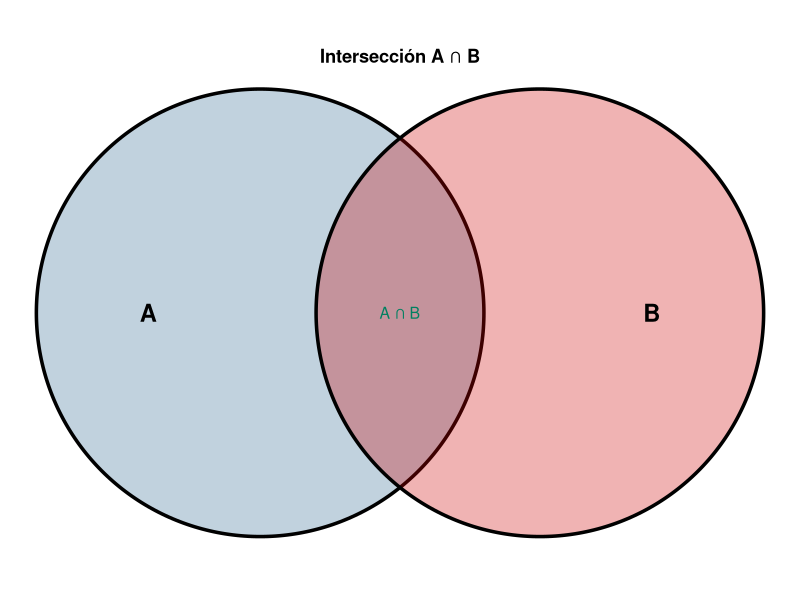
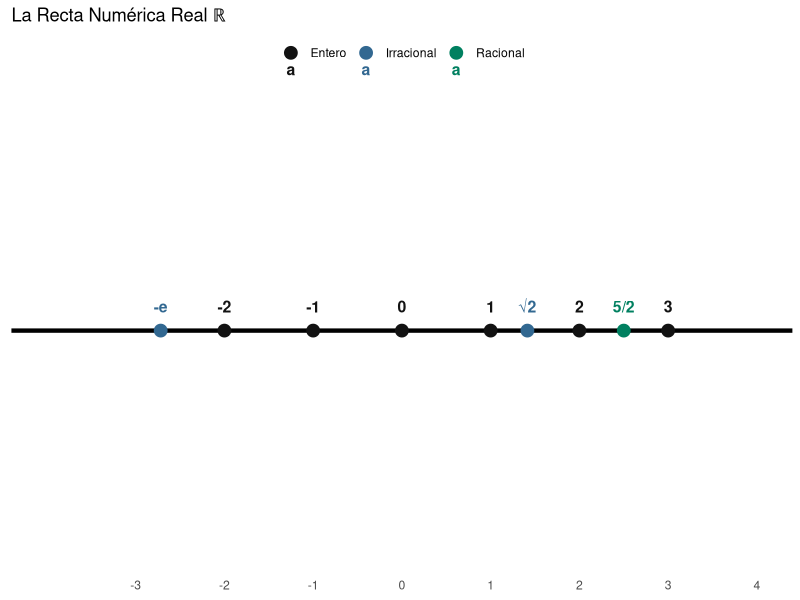
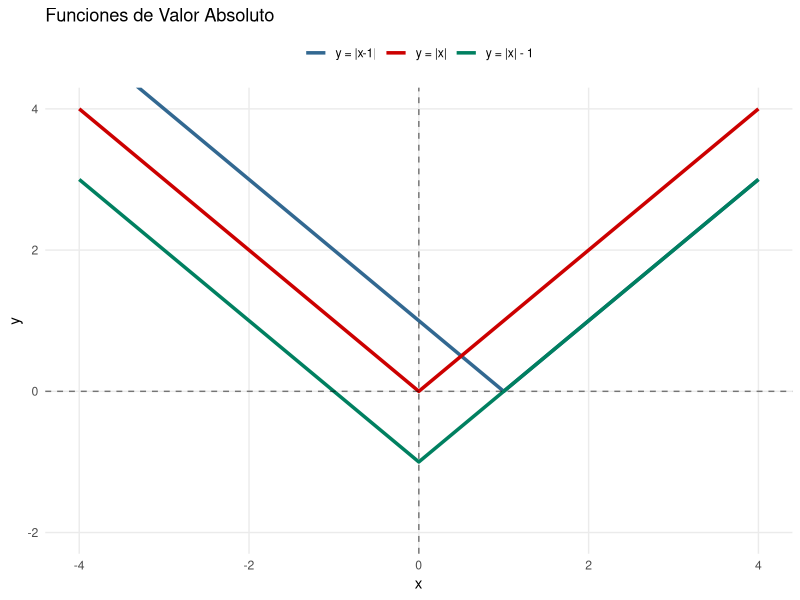
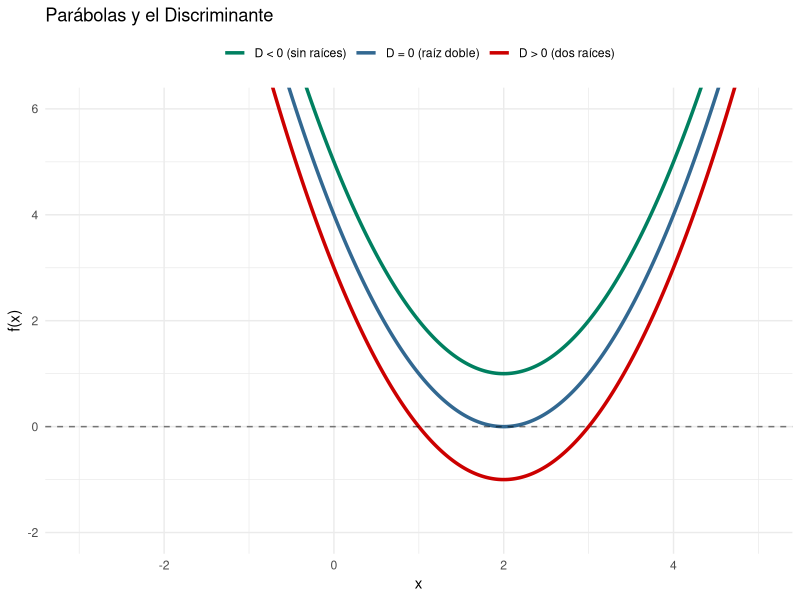
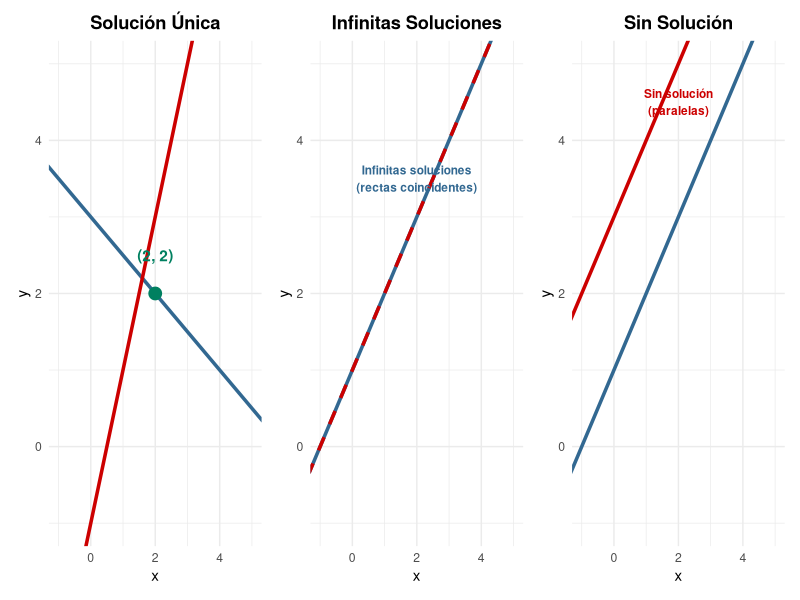
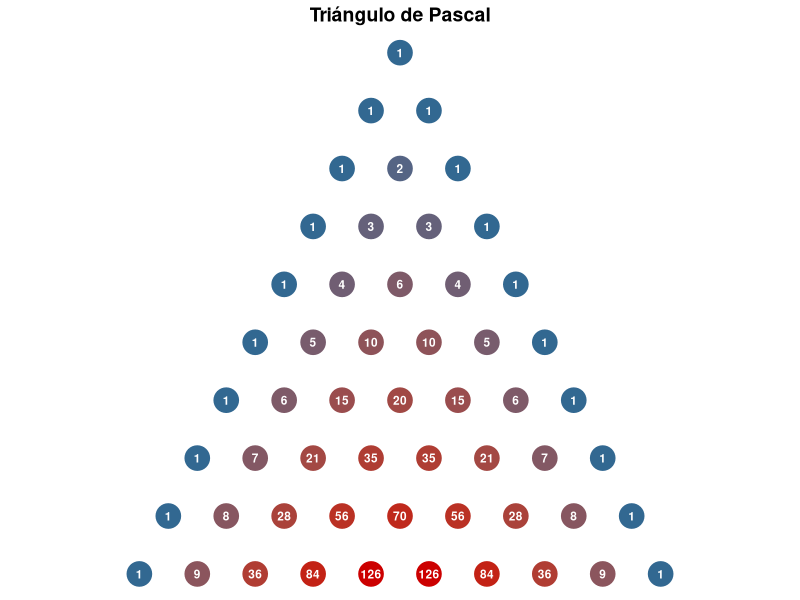
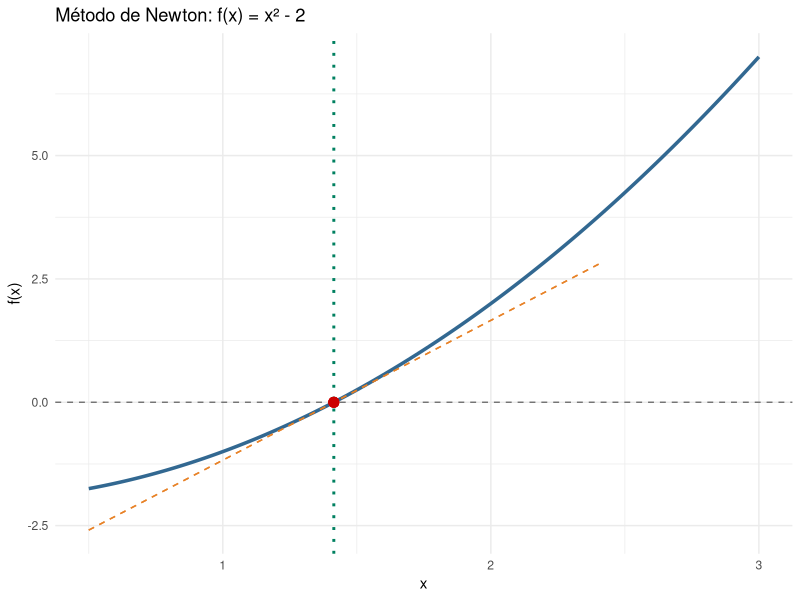
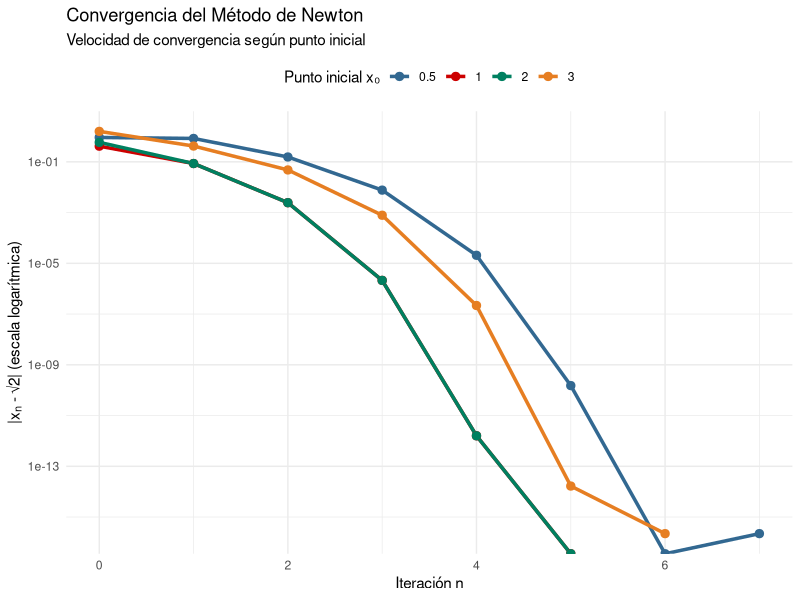

Source code (R) for these figures, in order:
## ---- chunk 1
#| echo: true
#| warning: false
#| fig-cap: "Diagrama de Venn: Intersección de conjuntos A y B"
#| fig-width: 6
#| fig-height: 4

library(ggplot2)
library(ggforce)

# Crear datos para los círculos
circulos <- data.frame(
  x = c(0, 1.5),
  y = c(0, 0),
  r = c(1.2, 1.2),
  conjunto = c("A", "B")
)

ggplot() +
  geom_circle(data = circulos, aes(x0 = x, y0 = y, r = r, fill = conjunto), 
              alpha = 0.3, color = "black", size = 1.2) +
  scale_fill_manual(values = c("A" = "#326891", "B" = "#cc0000")) +
  annotate("text", x = -0.6, y = 0, label = "A", size = 6, fontface = "bold") +
  annotate("text", x = 2.1, y = 0, label = "B", size = 6, fontface = "bold") +
  annotate("text", x = 0.75, y = 0, label = "A ∩ B", size = 4, color = "#008060") +
  coord_fixed() +
  theme_void() +
  theme(legend.position = "none",
        plot.title = element_text(hjust = 0.5, face = "bold")) +
  labs(title = "Intersección A ∩ B")
## ---- chunk 2
#| echo: true
#| fig-cap: "La recta numérica real con ejemplos de diferentes tipos"
#| fig-width: 8
#| fig-height: 3

library(ggplot2)

# Crear la recta numérica
datos_puntos <- data.frame(
  x = c(-2.718, -2, -1, 0, 1, 1.414, 2, 2.5, 3),
  y = rep(0, 9),
  etiqueta = c("-e", "-2", "-1", "0", "1", "√2", "2", "5/2", "3"),
  tipo = c("Irracional", "Entero", "Entero", "Entero", "Entero", 
           "Irracional", "Entero", "Racional", "Entero")
)

ggplot(datos_puntos, aes(x = x, y = y)) +
  geom_hline(yintercept = 0, size = 1.5, arrow = arrow(length = unit(0.3, "cm"))) +
  geom_point(aes(color = tipo), size = 4) +
  geom_text(aes(label = etiqueta, color = tipo), vjust = -1.5, size = 4, fontface = "bold") +
  scale_color_manual(values = c("Entero" = "#121212", 
                                "Racional" = "#008060",
                                "Irracional" = "#326891")) +
  scale_x_continuous(breaks = -3:4, limits = c(-4, 4)) +
  theme_minimal() +
  theme(axis.title = element_blank(),
        axis.text.y = element_blank(),
        axis.ticks.y = element_blank(),
        panel.grid = element_blank(),
        legend.position = "top",
        legend.title = element_blank()) +
  labs(title = "La Recta Numérica Real ℝ")
## ---- chunk 3
#| echo: true
#| fig-cap: "Gráficas de funciones con valor absoluto"
#| fig-width: 7
#| fig-height: 5

library(ggplot2)

x <- seq(-4, 4, by = 0.01)
datos <- data.frame(
  x = rep(x, 3),
  y = c(abs(x), abs(x - 1), abs(x) - 1),
  funcion = rep(c("y = |x|", "y = |x-1|", "y = |x| - 1"), each = length(x))
)

ggplot(datos, aes(x = x, y = y, color = funcion)) +
  geom_line(size = 1.2) +
  geom_hline(yintercept = 0, linetype = "dashed", alpha = 0.5) +
  geom_vline(xintercept = 0, linetype = "dashed", alpha = 0.5) +
  scale_color_manual(values = c("#326891", "#cc0000", "#008060")) +
  theme_minimal() +
  theme(legend.position = "top",
        legend.title = element_blank(),
        panel.grid.minor = element_blank()) +
  labs(x = "x", y = "y",
       title = "Funciones de Valor Absoluto") +
  coord_cartesian(ylim = c(-2, 4))
## ---- chunk 4
#| echo: true
#| fig-cap: "Comportamiento de funciones cuadráticas según el discriminante"
#| fig-width: 8
#| fig-height: 5

library(ggplot2)

x <- seq(-3, 5, by = 0.01)

datos <- data.frame(
  x = rep(x, 3),
  y = c(
    x^2 - 4*x + 3,     # D > 0: dos raíces
    x^2 - 4*x + 4,     # D = 0: raíz doble
    x^2 - 4*x + 5      # D < 0: sin raíces
  ),
  caso = rep(c("D > 0 (dos raíces)", "D = 0 (raíz doble)", "D < 0 (sin raíces)"), 
             each = length(x))
)

ggplot(datos, aes(x = x, y = y, color = caso)) +
  geom_line(size = 1.2) +
  geom_hline(yintercept = 0, linetype = "dashed", alpha = 0.5) +
  scale_color_manual(values = c("#008060", "#326891", "#cc0000")) +
  theme_minimal() +
  theme(legend.position = "top",
        legend.title = element_blank()) +
  labs(x = "x", y = "f(x)",
       title = "Parábolas y el Discriminante") +
  coord_cartesian(ylim = c(-2, 6))
## ---- chunk 5
#| echo: true
#| label: ejemplo-gauss
#| warning: false

# Ejemplo: Resolver sistema 3x3 usando eliminación de Gauss
# Sistema:
#   x + 2y +  z = 9
#  2x -  y + 3z = 8
#  3x + 2y + 4z = 15

# Matriz ampliada
A_ampliada <- matrix(c(
  1,  2,  1,  9,
  2, -1,  3,  8,
  3,  2,  4, 15
), nrow = 3, byrow = TRUE)

cat("Matriz ampliada inicial (A|c):\n")
print(A_ampliada)

# Paso 1: Eliminar x en filas 2 y 3
A_ampliada[2,] <- A_ampliada[2,] - 2 * A_ampliada[1,]
A_ampliada[3,] <- A_ampliada[3,] - 3 * A_ampliada[1,]

cat("\nDespués de eliminar x en filas 2 y 3:\n")
print(A_ampliada)

# Paso 2: Eliminar y en fila 3
A_ampliada[3,] <- A_ampliada[3,] - (A_ampliada[3,2] / A_ampliada[2,2]) * A_ampliada[2,]

cat("\nForma escalonada (trapezoidal):\n")
print(A_ampliada)

# Paso 3: Sustitución regresiva
z <- A_ampliada[3,4] / A_ampliada[3,3]
y <- (A_ampliada[2,4] - A_ampliada[2,3] * z) / A_ampliada[2,2]
x <- (A_ampliada[1,4] - A_ampliada[1,3] * z - A_ampliada[1,2] * y) / A_ampliada[1,1]

cat("\nSolución del sistema:\n")
cat(sprintf("x = %.4f\n", x))
cat(sprintf("y = %.4f\n", y))
cat(sprintf("z = %.4f\n", z))
## ---- chunk 6
#| echo: true
#| fig-cap: "Visualización de sistemas 2x2: único, infinitos y sin solución"
#| fig-width: 10
#| fig-height: 4
#| warning: false

library(ggplot2)
library(patchwork)

x <- seq(-2, 5, by = 0.01)

# Sistema con solución única
p1 <- ggplot() +
  geom_abline(slope = -1/2, intercept = 3, color = "#326891", size = 1.2) +
  geom_abline(slope = 2, intercept = -1, color = "#cc0000", size = 1.2) +
  geom_point(aes(x = 2, y = 2), size = 4, color = "#008060") +
  annotate("text", x = 2, y = 2.5, label = "(2, 2)", color = "#008060", fontface = "bold") +
  coord_cartesian(xlim = c(-1, 5), ylim = c(-1, 5)) +
  theme_minimal() +
  labs(title = "Solución Única", x = "x", y = "y") +
  theme(plot.title = element_text(face = "bold", hjust = 0.5))

# Sistema con infinitas soluciones (rectas coincidentes)
p2 <- ggplot() +
  geom_abline(slope = 1, intercept = 1, color = "#326891", size = 1.2) +
  geom_abline(slope = 1, intercept = 1, color = "#cc0000", size = 1.2, linetype = "dashed") +
  annotate("text", x = 2, y = 3.5, label = "Infinitas soluciones\n(rectas coincidentes)", 
           color = "#326891", fontface = "bold", size = 3) +
  coord_cartesian(xlim = c(-1, 5), ylim = c(-1, 5)) +
  theme_minimal() +
  labs(title = "Infinitas Soluciones", x = "x", y = "y") +
  theme(plot.title = element_text(face = "bold", hjust = 0.5))

# Sistema sin solución (rectas paralelas)
p3 <- ggplot() +
  geom_abline(slope = 1, intercept = 1, color = "#326891", size = 1.2) +
  geom_abline(slope = 1, intercept = 3, color = "#cc0000", size = 1.2) +
  annotate("text", x = 2, y = 4.5, label = "Sin solución\n(paralelas)", 
           color = "#cc0000", fontface = "bold", size = 3) +
  coord_cartesian(xlim = c(-1, 5), ylim = c(-1, 5)) +
  theme_minimal() +
  labs(title = "Sin Solución", x = "x", y = "y") +
  theme(plot.title = element_text(face = "bold", hjust = 0.5))

p1 + p2 + p3
## ---- chunk 7
#| echo: true
#| label: cramer-example

# Ejemplo con Regla de Cramer
# Sistema: 2x + 3y = 8
#          x - y = -1

A <- matrix(c(2, 3, 1, -1), nrow = 2, byrow = TRUE)
c_vec <- c(8, -1)

cat("Sistema de ecuaciones:\n")
cat("2x + 3y = 8\n")
cat(" x -  y = -1\n\n")

# Determinante de A
det_A <- det(A)
cat(sprintf("det(A) = %.0f\n\n", det_A))

# A1: reemplazar primera columna con c
A1 <- A
A1[,1] <- c_vec
det_A1 <- det(A1)

# A2: reemplazar segunda columna con c
A2 <- A
A2[,2] <- c_vec
det_A2 <- det(A2)

# Soluciones
x <- det_A1 / det_A
y <- det_A2 / det_A

cat(sprintf("x = det(A1)/det(A) = %.0f/%.0f = %.0f\n", det_A1, det_A, x))
cat(sprintf("y = det(A2)/det(A) = %.0f/%.0f = %.0f\n", det_A2, det_A, y))
## ---- chunk 8
#| echo: true
#| label: circuito-kirchhoff

# Resolver circuito eléctrico
# Valores: R1 = 2Ω, R2 = 3Ω, R3 = 4Ω, U = 12V

R1 <- 2
R2 <- 3
R3 <- 4
U <- 12

# Matriz de coeficientes
A_circuito <- matrix(c(
  1, -1, -1,
  R1, R2, 0,
  0, R2, -R3
), nrow = 3, byrow = TRUE)

c_circuito <- c(0, U, 0)

cat("Sistema del circuito eléctrico:\n")
cat(sprintf("I1 - I2 - I3 = 0\n"))
cat(sprintf("%.0f*I1 + %.0f*I2 = %.0f\n", R1, R2, U))
cat(sprintf("%.0f*I2 - %.0f*I3 = 0\n\n", R2, R3))

# Resolver usando solve()
corrientes <- solve(A_circuito, c_circuito)

cat("Corrientes del circuito:\n")
cat(sprintf("I1 = %.4f A\n", corrientes[1]))
cat(sprintf("I2 = %.4f A\n", corrientes[2]))
cat(sprintf("I3 = %.4f A\n", corrientes[3]))

# Verificación
cat("\nVerificación de las ecuaciones:\n")
cat(sprintf("I1 - I2 - I3 = %.6f (≈ 0) ✓\n", 
            corrientes[1] - corrientes[2] - corrientes[3]))
cat(sprintf("R1*I1 + R2*I2 = %.4f (= %.0f) ✓\n", 
            R1*corrientes[1] + R2*corrientes[2], U))
cat(sprintf("R2*I2 - R3*I3 = %.6f (≈ 0) ✓\n", 
            R2*corrientes[2] - R3*corrientes[3]))
## ---- chunk 9
#| echo: true
#| label: triangulo-pascal
#| fig-cap: "Triángulo de Pascal (primeras 10 filas)"
#| fig-width: 8
#| fig-height: 6

library(ggplot2)

# Función para calcular coeficientes binomiales
generar_pascal <- function(n_filas) {
  triangulo <- list()
  for (n in 0:(n_filas-1)) {
    fila <- sapply(0:n, function(k) choose(n, k))
    triangulo[[n+1]] <- fila
  }
  return(triangulo)
}

# Generar triángulo
n_filas <- 10
triangulo <- generar_pascal(n_filas)

# Crear datos para visualización
datos_pascal <- data.frame()
for (n in 0:(n_filas-1)) {
  fila <- triangulo[[n+1]]
  for (k in 0:n) {
    datos_pascal <- rbind(datos_pascal, data.frame(
      x = k - n/2,
      y = -n,
      valor = fila[k+1],
      n = n,
      k = k
    ))
  }
}

# Visualizar
ggplot(datos_pascal, aes(x = x, y = y)) +
  geom_point(aes(color = log10(valor + 1)), size = 8) +
  geom_text(aes(label = valor), color = "white", fontface = "bold", size = 3) +
  scale_color_gradient(low = "#326891", high = "#cc0000") +
  theme_void() +
  theme(legend.position = "none",
        plot.title = element_text(hjust = 0.5, face = "bold", size = 14)) +
  labs(title = "Triángulo de Pascal") +
  coord_fixed()
## ---- chunk 10
#| echo: true
#| label: binomio-expansion

# Función para expandir (a + b)^n simbólicamente
expandir_binomio <- function(n) {
  coef <- choose(n, 0:n)
  cat(sprintf("(a + b)^%d = ", n))
  
  terminos <- character()
  for (k in 0:n) {
    # Coeficiente
    if (coef[k+1] == 1 && k > 0 && k < n) {
      coef_str <- ""
    } else if (coef[k+1] == 1) {
      coef_str <- if (k == 0 || k == n) "1" else ""
    } else {
      coef_str <- as.character(coef[k+1])
    }
    
    # Potencia de a
    pot_a <- n - k
    a_str <- if (pot_a == 0) "" else if (pot_a == 1) "a" else sprintf("a^%d", pot_a)
    
    # Potencia de b
    pot_b <- k
    b_str <- if (pot_b == 0) "" else if (pot_b == 1) "b" else sprintf("b^%d", pot_b)
    
    # Combinar
    termino <- paste0(coef_str, a_str, b_str)
    if (termino == "") termino <- "1"
    terminos <- c(terminos, termino)
  }
  
  cat(paste(terminos, collapse = " + "), "\n\n")
}

# Ejemplos
for (n in 2:6) {
  expandir_binomio(n)
}
## ---- chunk 11
#| echo: true
#| label: metodo-newton
#| fig-cap: "Convergencia del Método de Newton para f(x) = x² - 2"
#| fig-width: 8
#| fig-height: 6

library(ggplot2)

# Función y su derivada
f <- function(x) x^2 - 2
f_prima <- function(x) 2*x

# Método de Newton
newton <- function(x0, f, f_prima, tol = 1e-10, max_iter = 20) {
  x <- x0
  iteraciones <- data.frame(n = 0, x = x0, fx = f(x0))
  
  for (i in 1:max_iter) {
    x_nuevo <- x - f(x) / f_prima(x)
    iteraciones <- rbind(iteraciones, data.frame(
      n = i, 
      x = x_nuevo, 
      fx = f(x_nuevo)
    ))
    
    if (abs(x_nuevo - x) < tol) break
    x <- x_nuevo
  }
  
  return(iteraciones)
}

# Ejecutar Newton con x0 = 2
resultado <- newton(x0 = 2, f, f_prima)

cat("Método de Newton para encontrar √2\n")
cat("Ecuación: f(x) = x² - 2 = 0\n\n")
print(resultado, digits = 10)

# Visualización
x_vals <- seq(0.5, 3, by = 0.01)
datos_func <- data.frame(x = x_vals, y = f(x_vals))

# Crear gráfico
p <- ggplot() +
  geom_line(data = datos_func, aes(x = x, y = y), 
            color = "#326891", size = 1.2) +
  geom_hline(yintercept = 0, linetype = "dashed", alpha = 0.5) +
  geom_vline(xintercept = sqrt(2), linetype = "dotted", 
             color = "#008060", size = 1) +
  theme_minimal() +
  labs(x = "x", y = "f(x)", 
       title = "Método de Newton: f(x) = x² - 2")

# Añadir iteraciones
for (i in 1:min(4, nrow(resultado))) {
  xi <- resultado$x[i]
  yi <- resultado$fx[i]
  
  # Punto
  p <- p + geom_point(aes(x = xi, y = yi), 
                      color = "#cc0000", size = 3)
  
  # Tangente (solo primeras 3 iteraciones)
  if (i <= 3) {
    m <- f_prima(xi)
    x_tang <- seq(max(0.5, xi - 1), min(3, xi + 1), length.out = 50)
    y_tang <- yi + m * (x_tang - xi)
    
    p <- p + geom_line(aes(x = x_tang, y = y_tang), 
                       color = "#e67e22", linetype = "dashed", 
                       alpha = 0.7)
  }
}

print(p)
## ---- chunk 12
#| echo: true
#| label: newton-comparacion
#| fig-cap: "Comparación de convergencia según punto inicial"
#| fig-width: 9
#| fig-height: 5

# Probar diferentes puntos iniciales
puntos_iniciales <- c(0.5, 1, 2, 3)
resultados_todos <- list()

for (x0 in puntos_iniciales) {
  res <- newton(x0, f, f_prima, max_iter = 10)
  res$x0 <- x0
  resultados_todos[[length(resultados_todos) + 1]] <- res
}

datos_conv <- do.call(rbind, resultados_todos)

ggplot(datos_conv, aes(x = n, y = abs(x - sqrt(2)), color = factor(x0))) +
  geom_line(size = 1.2) +
  geom_point(size = 2.5) +
  scale_y_log10() +
  scale_color_manual(values = c("#326891", "#cc0000", "#008060", "#e67e22"),
                     name = "Punto inicial x₀") +
  theme_minimal() +
  theme(legend.position = "top") +
  labs(x = "Iteración n", 
       y = "|xₙ - √2| (escala logarítmica)",
       title = "Convergencia del Método de Newton",
       subtitle = "Velocidad de convergencia según punto inicial")
